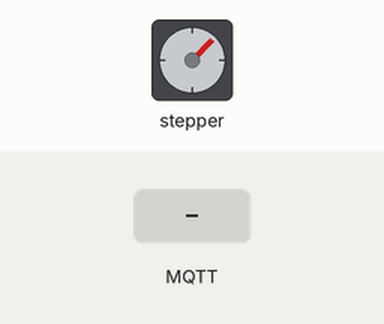
A sketch run on a simulated ESP8266 (Wemos D1 mini). Shown: stepper motor. The test bench sets the inputs (shaded band). WiFi joins after 1.5 s; servers stay silent unless stated; no MQTT or app messages arrive unless stated; stepper angles assume 4096 steps per turn; what the sketch prints to the serial monitor is not drawn.

Above: at 5.3 s.
5.4 s: MQTT message "5" arrives on the first subscribed topic
At 7.6 s:
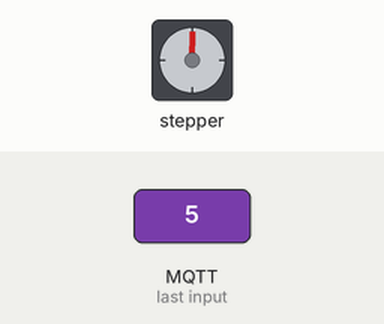
8.4 s: MQTT message "90" arrives on the first subscribed topic
At 8.9 s:
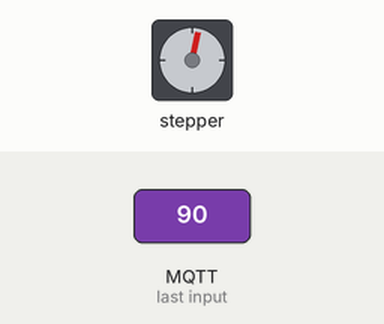
Timing chart, 0 to 11.4 s (numbered marks = the images above; inputs shaded):
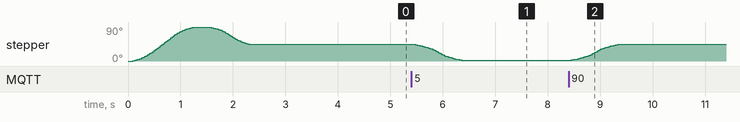

The sketch:

esp8266_uln2003_usb.ino
```cpp
/*
 * NodeMCU / Wemos D1 Mini (ESP8266) Wireless Tachometer Stepper Tracker via MQTT
 *
 * Hardware:
 *   - Wemos D1 mini / NodeMCU ESP8266
 *   - Stepper Motor: 28BYJ-48 (5V) with ULN2003 Driver
 *   - 5V Power Supply: Connected to 5V pin on Wemos D1 mini / NodeMCU Vin
 *
 * Precision Mapping (1000 pixels <-> 1000 steps <-> 180° sweep):
 *   - Extreme Left  (9:00 o'clock):  -500 steps / 0°   (Face at left edge: ~500px)
 *   - Center        (12:00 o'clock):    0 steps / 90°  (Face at center: ~1000px)
 *   - Extreme Right (3:00 o'clock):  +500 steps / 180° (Face at right edge: ~1500px)
 *   - Resolution: 1 pixel ≈ 1 step ≈ 0.18° angular needle displacement
 *
 * Wiring (Wemos D1 Mini / NodeMCU -> ULN2003 Driver):
 *   - Pin D1 (GPIO 5)  -> IN1
 *   - Pin D2 (GPIO 4)  -> IN2
 *   - Pin D5 (GPIO 14) -> IN3
 *   - Pin D6 (GPIO 12) -> IN4
 *   - Driver + / VCC   -> 5V (5V pin of Wemos / Vin of NodeMCU)
 *   - Driver - / GND   -> GND (Common ground)
 *
 * Required Arduino Libraries (Install via Arduino Library Manager):
 *   1. "PubSubClient" by Nick O'Leary
 *   2. "AccelStepper" by Mike McCauley
 *   3. "ESP8266WiFi" (built-in with ESP8266 board package)
 */

#include <ESP8266WiFi.h>
#include <PubSubClient.h>
#include <AccelStepper.h>

// ================= USER CONFIGURATION =================
const char* WIFI_SSID     = "Main Hall";
const char* WIFI_PASSWORD = "Meeting@2024";

// Public MQTT broker - works regardless of which WiFi network each device is on.
// (No local Mosquitto needed. Topics are public, hence the unique TOPIC_BASE below.)
const char* MQTT_BROKER   = "broker.emqx.io";
const int   MQTT_PORT     = 1883;

// Unique namespace so nobody else on the public broker drives your needle
const char* TOPIC_BASE      = "joshua/tachometer";
char  TOPIC_SUB_ANGLE[64];   // joshua/tachometer/angle   - incoming number from Python
char  TOPIC_PUB_STATUS[64];  // joshua/tachometer/status  - telemetry back

void buildTopics() {
  snprintf(TOPIC_SUB_ANGLE,  sizeof(TOPIC_SUB_ANGLE),  "%s/angle",  TOPIC_BASE);
  snprintf(TOPIC_PUB_STATUS, sizeof(TOPIC_PUB_STATUS), "%s/status", TOPIC_BASE);
}

// ================= STEPPER CONFIGURATION =================
// 28BYJ-48 has 2048 steps per 360 deg in half-step mode (or ~4096 in some gearboxes).
// For 180 degrees sweep: 2048 / 2 = 1024 steps.
// Adjust TOTAL_STEPS_180_DEG if your needle sweeps further or less.
const long TOTAL_STEPS_180_DEG = 1024;

// Pin definitions (Direct GPIO numbers work universally across all board selections):
//   NodeMCU / Wemos D1 Mini Pin D1 -> GPIO 5
//   NodeMCU / Wemos D1 Mini Pin D2 -> GPIO 4
//   NodeMCU / Wemos D1 Mini Pin D5 -> GPIO 14
//   NodeMCU / Wemos D1 Mini Pin D6 -> GPIO 12
#define IN1 5   // Pin D1 (GPIO5)
#define IN2 4   // Pin D2 (GPIO4)
#define IN3 14  // Pin D5 (GPIO14)
#define IN4 12  // Pin D6 (GPIO12)

// AccelStepper 4-wire half-step mode (sequence: IN1, IN3, IN2, IN4)
AccelStepper stepper(AccelStepper::HALF4WIRE, IN1, IN3, IN2, IN4);

WiFiClient espClient;
PubSubClient mqttClient(espClient);

long targetStep = TOTAL_STEPS_180_DEG / 2; // Default to center (90 deg)
int lastReceivedAngle = 90;

void setupWifi() {
  delay(10);
  Serial.println();
  Serial.print("Connecting to WiFi: ");
  Serial.println(WIFI_SSID);

  WiFi.mode(WIFI_STA);
  WiFi.begin(WIFI_SSID, WIFI_PASSWORD);

  while (WiFi.status() != WL_CONNECTED) {
    delay(400);
    Serial.print(".");
  }

  Serial.println("\nWiFi connected successfully!");
  Serial.print("NodeMCU IP Address: ");
  Serial.println(WiFi.localIP());
}

// Convert angle (0° to 180°) into stepper step position
long angleToSteps(float angleDeg) {
  // Constrain angle to [0, 180]
  if (angleDeg < 0.0) angleDeg = 0.0;
  if (angleDeg > 180.0) angleDeg = 180.0;

  // Linear mapping: 0 deg -> 0 steps, 180 deg -> TOTAL_STEPS_180_DEG
  return (long)round((angleDeg / 180.0) * TOTAL_STEPS_180_DEG);
}

// MQTT Message Callback (Receives angle from Python client)
void mqttCallback(char* topic, byte* payload, unsigned int length) {
  char message[32];
  if (length >= sizeof(message)) length = sizeof(message) - 1;
  memcpy(message, payload, length);
  message[length] = '\0';

  // Parse numeric angle directly (e.g. "90", "124.5", "45")
  float angle = atof(message);
  lastReceivedAngle = (int)angle;

  // Calculate target steps
  targetStep = angleToSteps(angle);
  stepper.moveTo(targetStep);

  Serial.print(">> [MQTT IN] Angle: ");
  Serial.print(angle);
  Serial.print("° -> Step: ");
  Serial.println(targetStep);
}

void reconnectMqtt() {
  while (!mqttClient.connected()) {
    Serial.print("Attempting MQTT connection to ");
    Serial.print(MQTT_BROKER);
    Serial.print("...");

    String clientId = "NodeMCU-Tachometer-" + String(ESP.getChipId(), HEX);
    if (mqttClient.connect(clientId.c_str())) {
      Serial.println(" CONNECTED!");
      mqttClient.subscribe(TOPIC_SUB_ANGLE);
      mqttClient.publish(TOPIC_PUB_STATUS, "Tachometer NodeMCU Online & Calibrated");
      Serial.print("Subscribed to topic: ");
      Serial.println(TOPIC_SUB_ANGLE);
    } else {
      Serial.print(" FAILED, rc=");
      Serial.print(mqttClient.state());
      Serial.println(" - Retrying in 3 seconds...");
      delay(3000);
    }
  }
}

void setup() {
  Serial.begin(115200);
  Serial.println("\n==========================================");
  Serial.println("  NodeMCU MQTT Tachometer Stepper Tracker ");
  Serial.println("==========================================");

  buildTopics();

  // Stepper motion profiles
  stepper.setMaxSpeed(1200.0);       // Max steps per second
  stepper.setAcceleration(2500.0);   // Acceleration in steps/s^2

  // Startup Calibration / Tachometer Needle Sweep:
  // Sweep needle 0° -> 180° -> 90° (Center)
  Serial.println("Calibrating needle sweep...");
  stepper.setCurrentPosition(0); // Assume power-on needle is resting at 0 deg (or manual home)
  stepper.runToNewPosition(TOTAL_STEPS_180_DEG);      // Sweep to 180 deg
  delay(200);
  stepper.runToNewPosition(TOTAL_STEPS_180_DEG / 2);  // Return to 90 deg center
  delay(200);
  Serial.println("Tachometer centered at 90°");

  // WiFi & MQTT Setup
  setupWifi();
  mqttClient.setServer(MQTT_BROKER, MQTT_PORT);
  mqttClient.setCallback(mqttCallback);
}

unsigned long lastStatusTime = 0;

void loop() {
  if (!mqttClient.connected()) {
    reconnectMqtt();
  }
  mqttClient.loop();

  // Run stepper motor continuously towards targetStep with acceleration
  stepper.run();

  // Periodic status telemetry back to MQTT broker every 5 seconds
  if (millis() - lastStatusTime > 5000) {
    lastStatusTime = millis();
    char buf[64];
    snprintf(buf, sizeof(buf), "Angle: %d deg, Step: %ld/%ld",
             lastReceivedAngle, stepper.currentPosition(), TOTAL_STEPS_180_DEG);
    mqttClient.publish(TOPIC_PUB_STATUS, buf);
  }
}
```

Measured:
- after the input at 5.4 s, stepper: turns 43° counter-clockwise in 0.97 s, starting at once
- after the input at 8.4 s, stepper: turns 43° clockwise in 0.97 s, starting after 0.05 s
